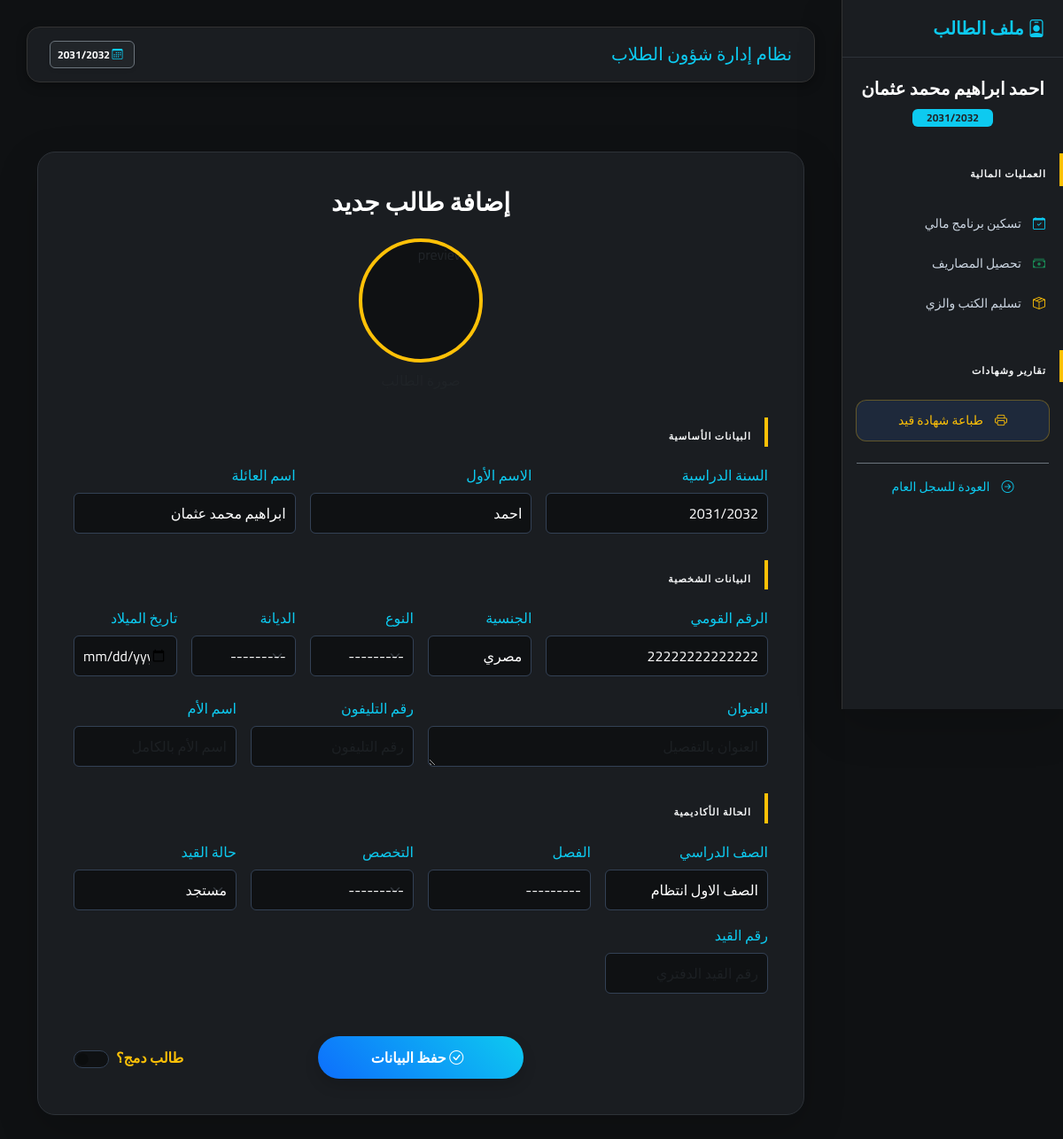
The page /students/add/?id=28&mode=view on the database its author committed.
### students/models.py (models this page shows, shortened)
class Student(models.Model):
    RELIGION_CHOICES = [("Muslim", "مسلم"), ("Christian", "مسيحي")]
    STATUS_CHOICES = [("New", "مستجد"), ("Transferred", "منقول"), ("Home", "عمال"), ("Promoted", "ناجح ومنقول")]
    GENDER_CHOICES = [('Male', 'ذكر'), ('Female', 'أنثى')]
    SPECIALIZATION_CHOICES = [
        ("General", "شعبة عامة"), ("Restaurant", "مطعم"), ("Kitchen", "مطبخ"),
        ("Guidance", "ارشاد"), ("Internal", "اشراف داخلي"), ("Computer", "حاسب الي"),
    ]
    image = models.ImageField("صورة الطالب", upload_to="students/", null=True, blank=True)
    registration_number = models.CharField("رقم القيد", max_length=50, blank=True, null=True)
    first_name = models.CharField("الاسم الأول", max_length=100)
    last_name = models.CharField("اسم العائلة", max_length=100)
    national_id_validator = RegexValidator(
        regex=r'^\d{14}$',
        message="الرقم القومي يجب أن يتكون من 14 رقماً فقط."
    )
    national_id = models.CharField(
        "الرقم القومي",
        max_length=14,
        validators=[national_id_validator],
        unique=True,
        null=True, blank=True
    )
    student_code = models.CharField("كود الطالب", max_length=20, unique=True, editable=False, blank=True, null=True)
    date_of_birth = models.DateField("تاريخ الميلاد", null=True, blank=True)
    birth_place = models.CharField("محل الميلاد", max_length=150, blank=True, null=True)
    gender = models.CharField(
        "النوع",
        max_length=10,
        choices=GENDER_CHOICES,
        null=True,
        blank=True
    )
    religion = models.CharField("الديانة", max_length=20, choices=RELIGION_CHOICES, null=True, blank=True)
    nationality = models.CharField("الجنسية", max_length=100, default="مصري", null=True, blank=True)
    address = models.TextField("العنوان", blank=True, null=True)
    mother_name = models.CharField("اسم الأم", max_length=150, null=True, blank=True)
    phone = models.CharField("رقم التليفون", max_length=20, null=True, blank=True)
    enrollment_status = models.CharField("حالة القيد", max_length=20, choices=STATUS_CHOICES, null=True, blank=True)
    integration_status = models.BooleanField("موقف الدمج", default=False, null=True, blank=True)
    specialization = models.CharField("التخصص", max_length=30, choices=SPECIALIZATION_CHOICES, blank=True, null=True)
    previous_debt = models.DecimalField("مديونية سابقة مرحلة", max_digits=10, decimal_places=2, default=0)
    last_promotion_date = models.DateField(null=True, blank=True)
    grade = models.ForeignKey("students.Grade", on_delete=models.PROTECT, null=True, verbose_name="الصف الدراسي")
    classroom = models.ForeignKey("students.Classroom", on_delete=models.SET_NULL, null=True, blank=True, verbose_name="الفصل")
    academic_year = models.ForeignKey("finance.AcademicYear", on_delete=models.CASCADE, verbose_name="السنة الدراسية", related_name="students")
    is_active = models.BooleanField("نشط", default=True)
    created_at = models.DateTimeField(auto_now_add=True)
    class Meta:
        ordering = ["-created_at"]
        verbose_name = "طالب"
        verbose_name_plural = "الطلاب"
    def get_full_name(self):
        first = self.first_name if self.first_name else ""
        last = self.last_name if self.last_name else ""
        full = f"{first} {last}".strip()
        return full if full else f"طالب رقم {self.student_code}"

### finance/models.py (models this page shows)
class AcademicYear(models.Model):
    name = models.CharField(max_length=20)  # مثال: 2025/2026
    is_active = models.BooleanField(default=False)
    def __str__(self):
        return self.name

### students/views.py (the view)
# urls.py: path('add/', views.add_student, name='add_student'),
def add_student(request):
    student_id = request.GET.get('id')
    mode = request.GET.get('mode') # التأكد إذا كان عرض فقط أو تعديل
    student = None
    if student_id:
        student = get_object_or_404(Student, id=student_id)
    if request.method == 'POST':
        form = StudentForm(request.POST, request.FILES, instance=student)
        if form.is_valid():
            form.save()
            messages.success(request, "تم حفظ بيانات الطالب بنجاح")
            return redirect('add_student')
    else:
        form = StudentForm(instance=student)
    is_admin_mode = True if (student and mode == 'view') else False
    return render(request, 'students/add_student.html', {
        'form': form,
        'student': student,
        'student_admin_mode': is_admin_mode, # تفعيل القائمة الجانبية الخاصة بالطالب
        'hide_sidebar': False
    })

### config/context_processors.py (called while the page is built)
def active_academic_year(request): # تأكد أن هذا هو نفس الاسم
    active_year = AcademicYear.objects.filter(is_active=True).first()
    return {'active_year': active_year}

### students/models.py (called while the page is built)
    def __str__(self):
        return self.name

### students/templates/students/add_student.html (shortened to what this page needs)
{% extends "base.html" %}
{% load static %}
{% block content %}
<div class="container py-5">
    <div class="card student-card shadow-lg">
        <h3 class="text-center fw-bold text-white mb-4">إضافة طالب جديد</h3>
        <form method="post" id="studentForm" enctype="multipart/form-data">
            <div class="profile-pic-container">
                <div class="profile-pic-wrapper" onclick="document.getElementById('hidden-image-input').click();">
                    <img id="image-preview" src="https://cdn-icons-png.flaticon.com/512/149/149071.png" alt="preview">
                </div>
                <label class="text-muted mt-2">صورة الطالب</label>
            </div>
            <h5 class="section-title">البيانات الأساسية</h5>
            <div class="row g-3">
                <div class="col-md-4">
                    <label class="form-label text-info">السنة الدراسية</label>
                    {{ form.academic_year }}
                </div>
                <div class="col-md-4">
                    <label class="form-label text-info">الاسم الأول</label>
                    {{ form.first_name }}
                </div>
                <div class="col-md-4">
                    <label class="form-label text-info">اسم العائلة</label>
                    {{ form.last_name }}
                </div>
            </div>
            <h5 class="section-title">البيانات الشخصية</h5>
            <div class="row g-3">
                <div class="col-md-4">
                    <label class="form-label text-info">الرقم القومي</label>
                    {{ form.national_id }}
                </div>
                <div class="col-md-2">
                    <label class="form-label text-info">الجنسية</label>
                    {{ form.nationality }}
                </div>
                <div class="col-md-2">
                    <label class="form-label text-info">النوع</label>
                    {{ form.gender }}
                </div>
                <div class="col-md-2">
                    <label class="form-label text-info">الديانة</label>
                    {{ form.religion }}
                </div>
                <div class="col-md-2">
                    <label class="form-label text-info">تاريخ الميلاد</label>
                    {{ form.date_of_birth }}
                </div>
            </div>
            <div class="row g-3 mt-2">
                <div class="col-md-6">
                    <label class="form-label text-info">العنوان</label>
                    {{ form.address }}
                </div>
                <div class="col-md-3">
                    <label class="form-label text-info">رقم التليفون</label>
                    {{ form.phone }}
                </div>
                <div class="col-md-3">
                    <label class="form-label text-info">اسم الأم</label>
                    {{ form.mother_name }}
                </div>
            </div>
            <h5 class="section-title">الحالة الأكاديمية</h5>
            <div class="row g-3">
                <div class="col-md-3">
                    <label class="form-label text-info">الصف الدراسي</label>
                    {{ form.grade }}
                </div>
                <div class="col-md-3">
                    <label class="form-label text-info">الفصل</label>
                    {{ form.classroom }}
                </div>
                <div class="col-md-3">
                    <label class="form-label text-info">التخصص</label>
                    {{ form.specialization }}
                </div>
                <div class="col-md-3">
                    <label class="form-label text-info">حالة القيد</label>
                    {{ form.enrollment_status }}
                </div>
                <div class="col-md-3">
                    <label class="form-label text-info">رقم القيد</label>
                    {{ form.registration_number }}
                </div>
            </div>
            <div class="row mt-5 align-items-center">
                <div class="col-md-4 text-center">
                    <button type="submit" class="btn btn-save text-white shadow">
                        <i class="bi bi-check-circle me-2"></i> حفظ البيانات
                    </button>
                </div>
                <div class="col-md-4 d-flex justify-content-end align-items-center">
                    <div class="form-check form-switch mb-0">
                        {{ form.integration_status }}
                        <label class="form-check-label text-warning fw-bold ms-2" style="cursor: pointer;">طالب دمج؟</label>
                    </div>
                </div>
            </div>
        </form>
    </div>
</div>
{% endblock %}

### finance/templates/base.html (shortened to what this page needs)
{% load static %}
<!DOCTYPE html>
<html lang="ar" dir="rtl">
<head>
    <link href="https://cdn.jsdelivr.net/npm/bootstrap@5.3.2/dist/css/bootstrap.min.css" rel="stylesheet">
    <link href="https://cdn.jsdelivr.net/npm/bootstrap-icons/font/bootstrap-icons.css" rel="stylesheet">
    <link href="https://cdn.jsdelivr.net/npm/select2@4.1.0-rc.0/dist/css/select2.min.css" rel="stylesheet" />
    <link rel="stylesheet" href="https://cdn.jsdelivr.net/npm/select2-bootstrap-5-theme@1.3.0/dist/select2-bootstrap-5-theme.min.css" />
</head>
<body>
<div class="sidebar shadow-lg">
    {% if student and student.id %}
        <h5><i class="bi bi-person-badge"></i> ملف الطالب</h5>
        <div class="text-center mb-4 px-3">
            <span class="d-block fw-bold text-white fs-5">{{ student.get_full_name }}</span>
            <small class="badge bg-info text-dark mt-2 px-3">{{ student.academic_year.name }}</small>
        </div>
        <div class="section-title">العمليات المالية</div>
        <a href="{% url 'assign_plan_with_id' student.id %}">
            <i class="bi bi-calendar-check text-info"></i> تسكين برنامج مالي
        </a>
        <a href="{% url 'quick_collection' %}?student_id={{ student.id }}">
            <i class="bi bi-cash-stack text-success"></i> تحصيل المصاريف
        </a>
        <a href="{% url 'student_inventory_view' student.id %}"
           class="{% if request.resolver_match.url_name == 'student_inventory_view' %}active-link{% endif %}">
            <i class="bi bi-box-seam text-warning"></i> تسليم الكتب والزي
        </a>
        <div class="section-title">تقارير وشهادات</div>
        <a href="javascript:void(0);" onclick="printEnrollmentCertificate()" class="admin-action-btn mt-2" style="color: #ffc107; border-color: rgba(255,193,7,0.3);">
            <i class="bi bi-printer"></i> طباعة شهادة قيد
        </a>
        <a href="{% url 'student_list' %}" class="text-info text-center d-block mt-4 border-top border-secondary pt-3 mx-3">
            <i class="bi bi-arrow-right-circle"></i> العودة للسجل العام
        </a>
    {% endif %}
    </div>
<div class="main-content">
    <div class="top-navbar d-flex justify-content-between align-items-center">
        <h5 class="mb-0 text-info">{% block page_title %}نظام إدارة شؤون الطلاب{% endblock %}</h5>
        <div class="d-flex align-items-center">
            <span class="badge bg-dark border border-secondary p-2 shadow-sm">
                <i class="bi bi-calendar3 me-1 text-info"></i>
                {{ active_year.name|default:"لم يتم تحديد سنة" }}
            </span>
        </div>
    </div>
    {% block content %}{% endblock %}
</div>
</body>
</html>

### finance/templates/base.html (style rules this page uses)
:root { --bg-dark: #0f1113; --sidebar-bg: #1a1d21; --accent-color: #0dcaf0; --text-muted: #cbd5e1; --danger-soft: #ea868f; }
body { font-family: 'Cairo', sans-serif; background-color: var(--bg-dark); color: #ffffff; margin: 0; overflow-x: hidden; }
.sidebar { height: 100vh; background: var(--sidebar-bg); padding-top: 20px; position: fixed; width: 250px; right: 0; z-index: 1000; border-left: 1px solid #333; transition: all 0.3s ease; overflow-y: auto; }
.sidebar h5 { color: var(--accent-color); font-weight: 700; padding: 0 20px 20px; border-bottom: 1px solid #2d3238; margin-bottom: 20px; }
.sidebar a { color: var(--text-muted); padding: 12px 20px; display: block; text-decoration: none; transition: 0.3s; font-size: 14px; }
.sidebar a i { margin-left: 10px; }
.section-title { font-size: 11px; text-transform: uppercase; color: #6c757d; padding: 15px 20px 5px; font-weight: bold; letter-spacing: 1px; }
.admin-action-btn { background: #1e293b; border: 1px solid #334155; margin: 10px 15px; border-radius: 12px; color: var(--accent-color); padding: 12px; display: block; text-decoration: none; text-align: center; font-size: 14px; transition: 0.3s; }
.main-content { margin-right: 250px; padding: 30px; min-height: 100vh; }
.top-navbar { background: var(--sidebar-bg); padding: 15px 25px; border-radius: 15px; margin-bottom: 30px; border: 1px solid #333; box-shadow: 0 4px 12px rgba(0,0,0,0.3); }

### students/templates/students/add_student.html (style rules this page uses)
.student-card { background-color: #1a1d21 !important; border: 1px solid #2d3238 !important; border-radius: 20px !important; padding: 40px !important; }
.profile-pic-container { display: flex; flex-direction: column; align-items: center; margin-bottom: 30px; }
.profile-pic-wrapper { position: relative; width: 140px; height: 140px; border-radius: 50%; border: 4px solid #ffc107; overflow: hidden; cursor: pointer; background-color: #0f1113; transition: all 0.3s ease; }
.profile-pic-wrapper img { width: 100%; height: 100%; object-fit: cover; }
.form-control, .form-select { background-color: #0f1113 !important; color: #ffffff !important; border: 1px solid #334155 !important; padding: 10px !important; }
.section-title { border-right: 4px solid #ffc107; padding-right: 15px; margin: 30px 0 20px 0; color: #f8f9fa; font-weight: bold; }
.btn-save { background: linear-gradient(45deg, #0d6efd, #0dcaf0); border: none; padding: 12px 60px; border-radius: 50px; font-weight: bold; }
.form-check-input { width: 2.5em !important; height: 1.25em !important; cursor: pointer; background-color: #0f1113 !important; border-color: #334155 !important; }

### rows shown on the page
Student: get_full_name "احمد ابراهيم محمد عثمان", academic_year.name "2031/2032", academic_year "2031/2032", first_name "احمد", last_name "ابراهيم محمد عثمان", national_id "22222222222222", nationality "مصري", gender "---------", religion "---------", grade "الصف الاول انتظام", classroom "---------", specialization "---------", enrollment_status "مستجد"
AcademicYear: name "2031/2032"
